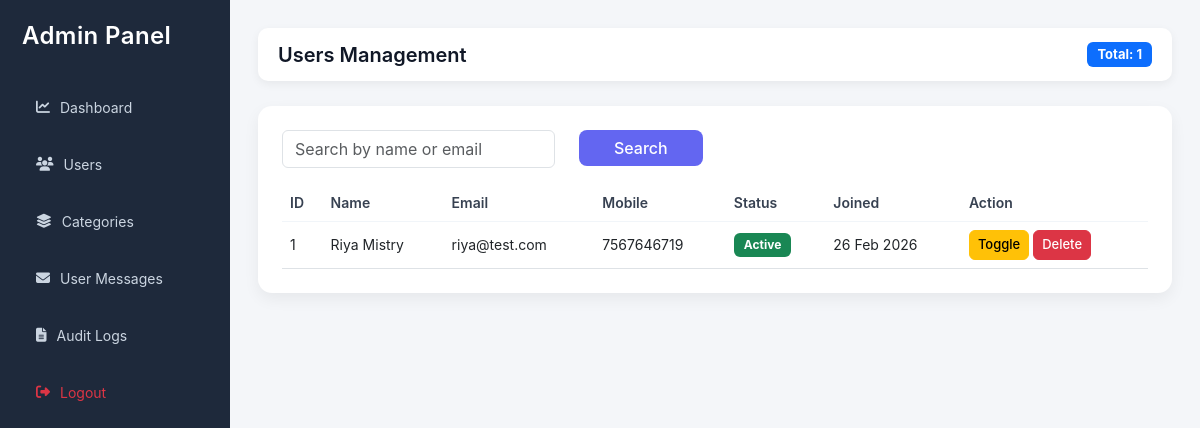
Page /admin/users.php (signed in) on the committed database.
### tables this page shows
CREATE TABLE IF NOT EXISTS `users` (
  `id` int NOT NULL AUTO_INCREMENT,
  `name` varchar(100) DEFAULT NULL,
  `birthdate` date DEFAULT NULL,
  `email` varchar(100) DEFAULT NULL,
  `mobile` varchar(10) DEFAULT NULL,
  `password` varchar(255) DEFAULT NULL,
  `created_at` timestamp NULL DEFAULT CURRENT_TIMESTAMP,
  `status` enum('active','blocked') DEFAULT 'active',
  PRIMARY KEY (`id`)
);

### admin/users.php (the view, shortened to what this page needs)
<?php
include "../config/database.php";
$search = $_GET['search'] ?? '';
$query = "SELECT id,name,email,mobile,status,created_at
          FROM users
          WHERE name LIKE '%$search%'
          OR email LIKE '%$search%'
          ORDER BY created_at DESC";
$result = mysqli_query($conn,$query);
?>
<!DOCTYPE html>
<html>
<head>
<link href="https://cdn.jsdelivr.net/npm/bootstrap@5.3.0/dist/css/bootstrap.min.css" rel="stylesheet">
<link rel="stylesheet" href="https://cdnjs.cloudflare.com/ajax/libs/font-awesome/6.5.0/css/all.min.css">
</head>
<body>
<div class="main-container">
<div class="sidebar">
<h4>Admin Panel</h4>
<a href="dashboard.php"><i class="fa-solid fa-chart-line"></i> Dashboard</a>
<a href="users.php"><i class="fa-solid fa-users"></i> Users</a>
<a href="categories.php"><i class="fa-solid fa-layer-group"></i> Categories</a>
<a href="messages.php">
<i class="fa-solid fa-envelope"></i> User Messages
</a>
<a href="logs.php"><i class="fa-solid fa-file-lines"></i> Audit Logs</a>
<a href="logout.php" class="text-danger">
<i class="fa-solid fa-right-from-bracket"></i> Logout
</a>
</div>
<div class="content">
<div class="topbar">
<h5>Users Management</h5>
<span class="badge bg-primary">
Total: <?php echo mysqli_num_rows($result); ?>
</span>
</div>
<div class="card p-4">
<form method="GET" class="row mb-3">
<div class="col-md-4">
<input type="text" name="search" class="form-control"
placeholder="Search by name or email"
value="<?php echo htmlspecialchars($search); ?>">
</div>
<div class="col-md-2">
<button class="btn btn-primary w-100">Search</button>
</div>
</form>
<div class="table-responsive">
<table class="table table-hover">
<thead>
<tr>
<th>ID</th>
<th>Name</th>
<th>Email</th>
<th>Mobile</th>
<th>Status</th>
<th>Joined</th>
<th>Action</th>
</tr>
</thead>
<tbody>
<?php while($row = mysqli_fetch_assoc($result)) { ?>
<tr>
<td><?php echo $row['id']; ?></td>
<td><?php echo htmlspecialchars($row['name']); ?></td>
<td><?php echo htmlspecialchars($row['email']); ?></td>
<td><?php echo htmlspecialchars($row['mobile']); ?></td>
<td>
<?php if($row['status']=='active'){ ?>
<span class="badge bg-success">Active</span>
<?php } else { ?>
<span class="badge bg-danger">Inactive</span>
<?php } ?>
</td>
<td><?php echo date("d M Y", strtotime($row['created_at'])); ?></td>
<td>
<a href="?toggle=<?php echo $row['id']; ?>"
class="btn btn-sm btn-warning">Toggle</a>
<a href="?delete=<?php echo $row['id']; ?>"
class="btn btn-sm btn-danger"
onclick="return confirm('Delete this user?')">
Delete
</a>
</td>
</tr>
<?php } ?>
</tbody>
</table>
</div>
</div>
</div>
</div>
</body>
</html>

### admin/users.php (style rules this page uses)
body { margin:0; background:#f4f6f9; font-family:'Inter','Segoe UI',sans-serif; color:#111827; }
.main-container { display:flex; min-height:100vh; }
.sidebar { width:230px; height:100vh; background:#1e293b; color:white; padding:22px; position:fixed; left:0; top:0; display:flex; flex-direction:column; }
.sidebar h4 { margin-bottom:28px; font-weight:600; letter-spacing:0.4px; }
.sidebar a { display:flex; align-items:center; gap:10px; color:#cbd5e1; padding:12px 14px; margin:6px 0; text-decoration:none; border-radius:8px; font-size:14px; transition:all 0.25s ease; }
.content { margin-left:230px; width:calc(100% - 230px); padding:28px; }
.topbar { background:white; padding:14px 20px; border-radius:10px; display:flex; justify-content:space-between; align-items:center; box-shadow:0 3px 10px rgba(0,0,0,0.06); margin-bottom:25px; }
.topbar h5 { margin:0; font-weight:600; }
.topbar .badge { font-size:13px; padding:6px 10px; }
.card { border:none; border-radius:14px; box-shadow:0 6px 16px rgba(0,0,0,0.06); background:white; }
form input { border-radius:8px; padding:10px; border:1px solid #d1d5db; font-size:14px; }
.btn-primary { background:#6366f1; border:none; border-radius:8px; font-weight:500; }
.btn-warning { border-radius:6px; font-size:13px; font-weight:500; }
.btn-danger { border-radius:6px; font-size:13px; font-weight:500; }
.table { margin-bottom:0; font-size:14px; }
.table thead { background:#f1f5f9; }
.table th { font-weight:600; color:#374151; border:none; }
.table td { vertical-align:middle; border-top:1px solid #f1f5f9; }
.badge { font-size:12px; padding:6px 10px; border-radius:6px; }

### rows in the picture
users: id "1", name "Riya Mistry", email "riya@test.com", mobile "7567646719", status "Active", created_at "26 Feb 2026"

### other values in the picture
mysqli_num_rows($result) "1"
